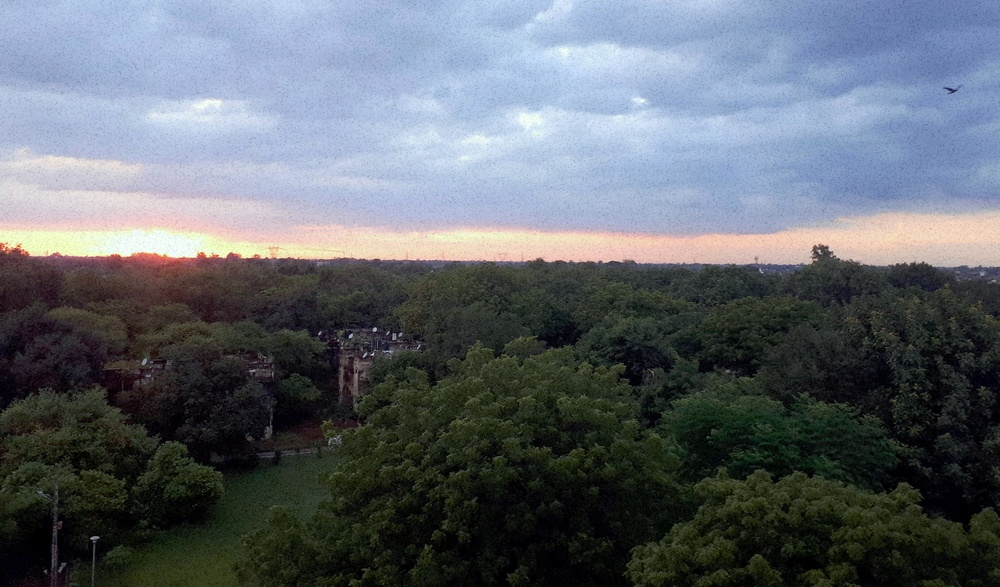
#> input picture 180836_A4/iitk.jpg, 1000 x 587 px, shrunk from 4574 x 2686 before the run; its folder holds 4 pictures in this run
$ python mybf.py
#> lines starting #> are read from the running program, lines starting #| are printed output that depends on the picture
#> further down, img_l is the input picture: shape (587, 1000, 3); mean B, G, R 109.7, 102.5, 96.2
import cv2
import numpy as np
import time

def my_BF(img_org, stride = 1, fromMain = None):

#> called with stride = 2, fromMain = True
  kernel_size = 51
  sigma_s = 16
  sigma_r = 0.075
  # stride = 2      # increasing this value will decrease the time taken at the cost of quality
  gKernel = cv2.getGaussianKernel(kernel_size, sigma_s)
  gKernel = np.matmul(gKernel, gKernel.T)/np.sum(gKernel)**2
  global fname
  if fromMain:
    fname = f"{base_folder}/kernelSize_{kernel_size}_sigmaR_{sigma_r}_sigmaS_{sigma_s}_Stride_{stride}".replace(".", "_")+".jpg"

  koff = kernel_size // 2

  img = np.zeros((img_org.shape[0] + kernel_size-1, img_org.shape[1] + kernel_size-1, img_org.shape[2]))
  img[koff:img_org.shape[0]+koff,koff:img_org.shape[1]+koff,:] = img_org
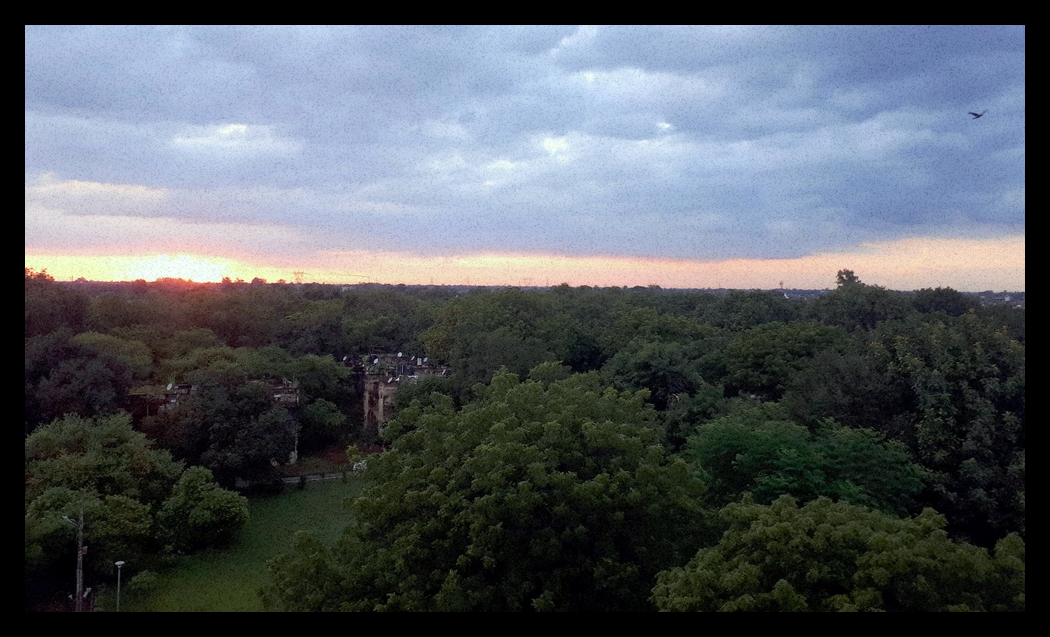
#> img: shape (637, 1050, 3) float64; mean R, G, B 84.4, 90, 96.2

  img /= 255
  img = img.astype("float32")
  y, x, z = img.shape
#> y = 637; x = 1050; z = 3

  out = np.copy(img)

  for i in range(koff, y - koff, stride):
    for j in range(koff, x - koff, stride):
      for k in range(z):
        i_q = img[i - koff : i + koff + 1, j - koff : j + koff + 1, k]
        i_p_q = i_q - i_q[koff, koff]
        i_g = np.exp(-((i_p_q/sigma_r) ** 2)/2)/(2*np.pi*sigma_r**2)
        W_ = np.multiply(gKernel, i_g)
        Num_ = np.multiply(i_q, W_)
        out[i - stride//2 : i + stride//2 + 1, j - stride//2 : j + stride//2 + 1, k] = np.sum(Num_)/np.sum(W_)
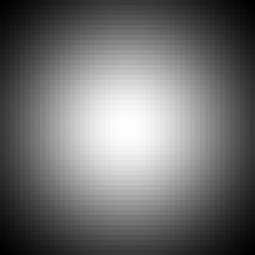
#> gKernel: shape (51, 51) float64 (shown 5 times larger); min 6.85e-05, max 0.000787, mean 0.000384; drawn with min black and max white
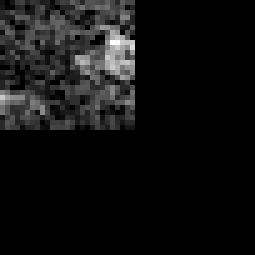
#> i_q: shape (51, 51) float32 (shown 5 times larger); min 0, max 0.169, mean 0.0113; drawn with min black and max white

  out = out * 255
  out = np.uint8(out)

  return out[koff:img_org.shape[0]+koff,koff:img_org.shape[1]+koff,:]
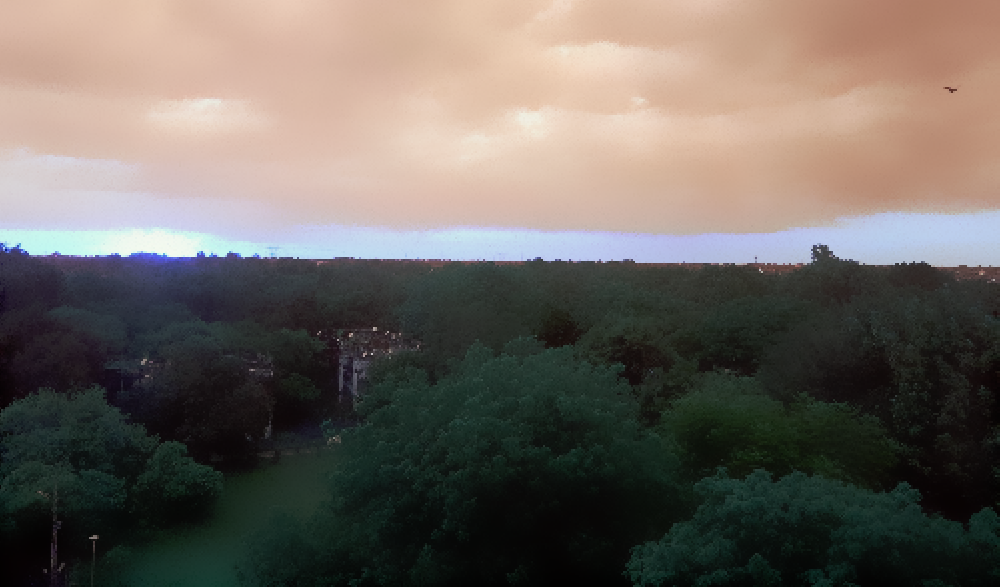
#> returned value: shape (587, 1000, 3); mean of channels 0, 1, 2 95.1, 101.5, 108.6; drawn as B, G, R

if __name__ == "__main__":
  img_l = cv2.imread('iitk.jpg')
  img_l = img_l[:,:,[2,1,0]]
  base_folder = "bf_outputs_new"
  fname = "generic.jpg"
  start_time = time.time()
  r_dash = my_BF(img_l, 2, True)
  print(f"Time Taken: {time.time()-start_time} seconds.")

  cv2.imwrite(fname, r_dash[:, :, [2, 1, 0]])
